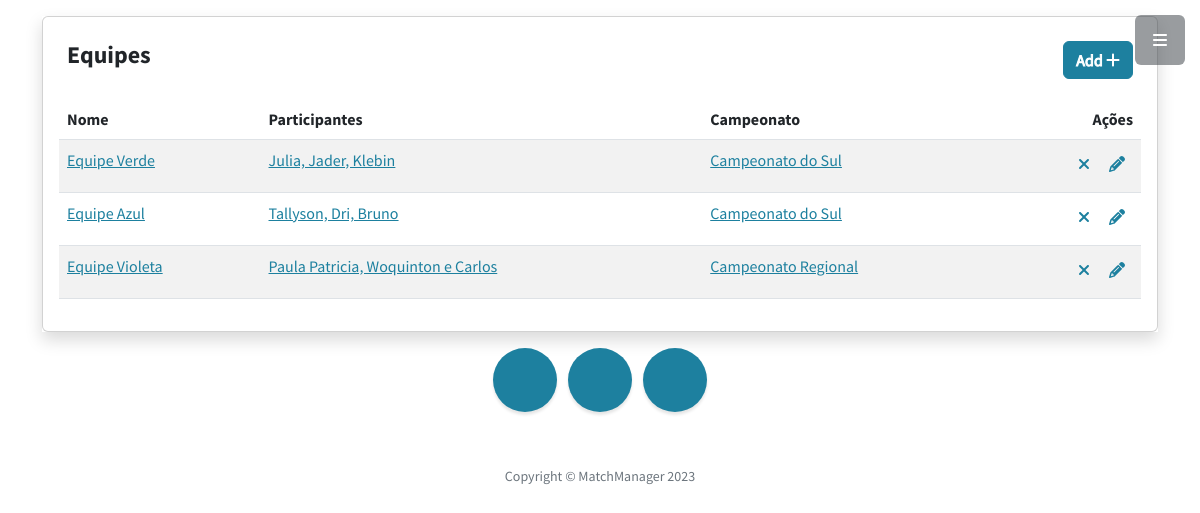
The app's page /equipes/ (signed in), older data.
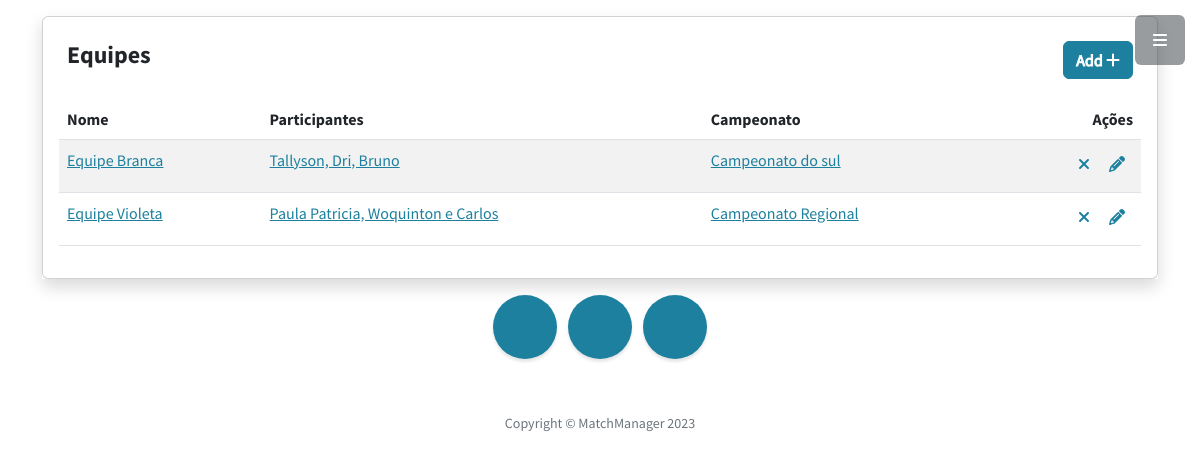
The same page, newer data.
### Equipe/models.py (models this page shows, shortened)
class Equipe(models.Model):
    nome = models.CharField(max_length=200, verbose_name= 'Nome', null= True )
    participantes = models.CharField(max_length=200, verbose_name= 'Participantes', null= True )
    Campeonato = models.ForeignKey('Campeonato.Campeonato', on_delete= models.CASCADE, null= True)
    escudo = models.ImageField(upload_to='escudos/', null= True)

### Campeonato/models.py (models this page shows)
class Campeonato(models.Model):
    TIPOS =(
        ("1", "Ponto Corrido"),
        ("2", "Mata-Mata"),
        ("3", "Fase de Grupo/Mata-Mata"))
    nome = models.CharField(max_length=200, verbose_name= 'Nome', null= True )
    qtdequipe = models.IntegerField( verbose_name= 'Quantidade de equipes', null= True )
    tipopartida = models.CharField(max_length=1,choices=TIPOS, verbose_name= 'Tipo de partida', null= True )
    def __str__(self):
        return self.nome

### Equipe/views.py (the view)
# urls.py: path('', views.listar, name='listar'),
def listar(request):
    Equipes = Equipe.objects.all()
    context = {
        "equipes": Equipes
    }
    return render(request, 'equipes/listar.html', context)

### Templates/equipes/listar.html
{% extends '_base.html' %}
{% load static %}
{% block content %}
<div class="mx-auto">
    <div class="col-lg-12 shadow mt-3">
    <div class="card">
        <div class="card-body">
            <div class="card-title">
                <div class= "d-flex flex-row">
                    <h4 class="p-2 col-lg-4">Equipes</h4>
                    <div class=" p-2 col-lg-8 d-grid gap-2 d-md-flex justify-content-md-end">
                        {% if request.user.is_authenticated %}
                            <a href="/equipes/criar/"><button type="button" class="btn mb-1 btn-primary ">
                                Add <span class="btn-icon-right"><i class="fa fa-plus"></i></span>
                            </button></a>
                            {%endif%}
                        </div>
                    </div>
            </div>
            <div class="table-responsive">
                <table class="table table-striped ">
                    <thead>
                        <tr>
                            <th>Nome</th>
                            <th>Participantes</th>
                            <th>Campeonato</th>
                            <th style="text-align:right">Ações</th>
                        </tr>
                    </thead>
                    <tbody>
                    {% if equipes %}
                    {% for p in equipes %}
                        <tr>
                            <td><a href="/equipes/{{ p.id }}/"class="text-primary">{{ p.nome }}</a></td>
                            <td><a href="/equipes/{{ p.id }}/"class="text-primary">{{ p.participantes }}</a></td>
                            <td><a href="/equipes/{{ p.id }}/"class="text-primary">{{ p.Campeonato }}</a></td>
                            <td style="text-align:right">
                                {% if request.user.is_authenticated %}
                                <span>
                                    <a href="/equipes/excluir/{{ p.id }}/" data-toggle="tooltip" data-placement="top" title="" data-original-title="Close"><i class="fa fa-close color-danger m-2"></i></a>
                                    <a href="/equipes/editar/{{ p.id }}/" data-toggle="tooltip" data-placement="top" title="" data-original-title="Edit"><i class="fa fa-pencil color-muted m-r-5 m-2"></i> </a>
                                    </span>
                                    {% else %}
                                    <a> Você não está autorizado a realizar ações nessa lista </a>
                                {% endif %}
                                </td>
                        </tr>
                        {%endfor%}
                    {% else %}
                                    <p>Não há registro de equipes.</p>
                    {%endif%}
                </tbody>
                </table>
            </div>
        </div>
    </div>
</div>
</div>
{%endblock%}

Row changes from the older to the newer data that the page shows:
removed Equipe: nome "Equipe Verde", participantes "Julia, Jader, Klebin", Campeonato "Campeonato do Sul"
changed Equipe "Tallyson, Dri, Bruno": nome "Equipe Azul" → "Equipe Branca"; Campeonato "Campeonato do Sul" → "Campeonato do sul"
